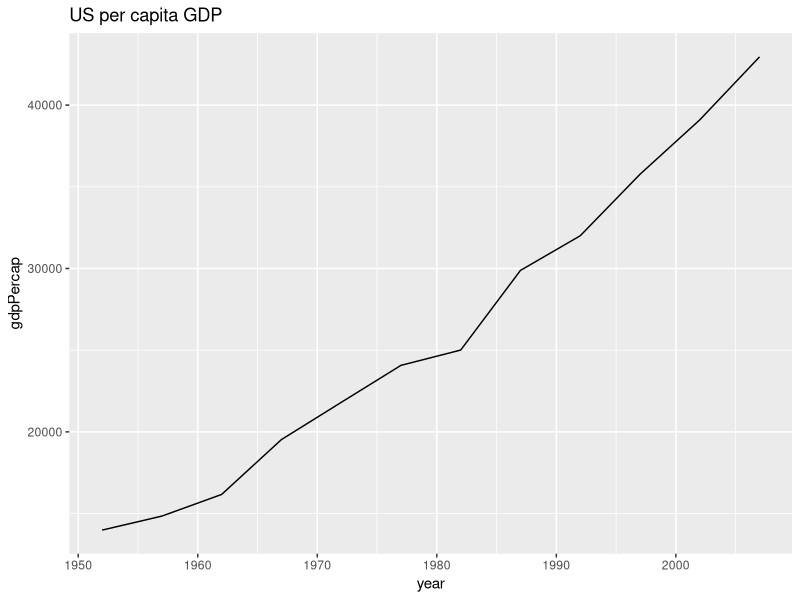
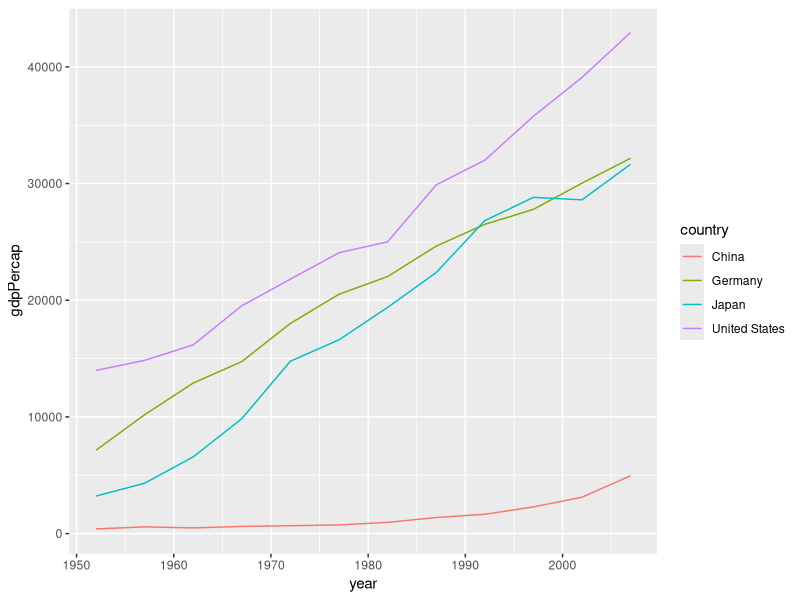
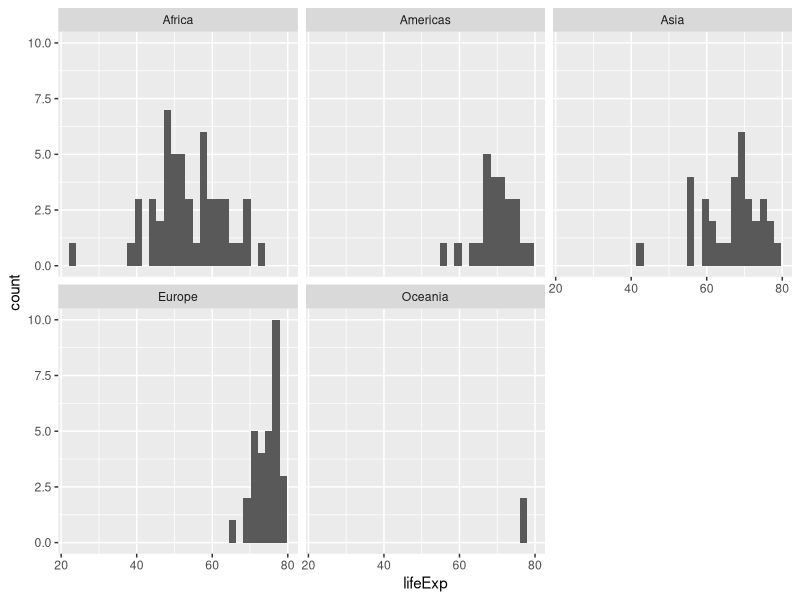

Recreate these plots in R, in order.
## ---- chunk 1
knitr::opts_chunk$set(echo = TRUE)
library(png)
library(grid)
## ---- chunk 2
library(dplyr)
## ---- chunk 3
gap <- read.csv("gapminderData5.csv")
str(gap)
head(gap)
## ---- chunk 4
gap_gdp <- select(gap, country, gdpPercap)
head(gap_gdp)
## ---- chunk 5
gap_nogdp <- select(gap, -gdpPercap)
head(gap_nogdp)
## ---- chunk 6
gap_sub <- select(gap, country:continent)
head(gap_sub)
## ---- chunk 7
select(gap, starts_with("co"))
## ---- chunk 8
filter(gap, lifeExp > 65)
## ---- chunk 9
filter(gap, lifeExp > 65, continent == "Africa")
## ---- chunk 10
filter(gap, lifeExp > 65, continent == "Africa", year == 2007)
## ---- chunk 11
filter(gap, continent %in% c("America","Europe"))
## ---- chunk 12
slice(gap, 20:25)
## ---- chunk 13
gap %>% select(country, gdpPercap) %>% head()
## ---- chunk 14
gap %>% arrange(lifeExp) %>% head()
## ---- chunk 15
gap %>% 
  select(country, year, lifeExp, gdpPercap) %>%
  arrange(lifeExp) %>%
  head()
## ---- chunk 16
gap %>% 
  select(country, year, lifeExp, gdpPercap) %>%
  filter(year == 2002) %>%
  arrange(lifeExp) %>%
  head()
## ---- chunk 17
gap %>% 
  select(country, year, lifeExp, gdpPercap) %>%
  filter(year == 2002) %>%
  arrange(gdpPercap) %>%
  head()
## ---- chunk 18
gap %>% 
  select(country, year, lifeExp, gdpPercap) %>%
  filter(year == 2002) %>%
  arrange(desc(gdpPercap)) %>%
  head()
## ---- chunk 19
gap2002 <- gap %>% 
  select(country, year, lifeExp, gdpPercap) %>%
  filter(year == 2002) %>%
  arrange(desc(gdpPercap)) 
## ---- chunk 20
gap %>%
  distinct(country)
## ---- chunk 21
gap %>% 
  filter(lifeExp < 35) %>%
  distinct(country)
## ---- chunk 22
gap %>% 
  mutate(gdp = gdpPercap*pop)
## ---- chunk 23
gap %>% 
  mutate(gdp = gdpPercap*pop) %>%
  arrange(desc(gdp)) %>%
  head()
## ---- chunk 24
gap %>% 
    summarise(avgLE = mean(lifeExp))
## ---- chunk 25
gap %>% 
    summarise(avgLE = mean(lifeExp),
              sdLE = sd(lifeExp),
              minLE = min(lifeExp),
              maxLE = max(lifeExp))
## ---- chunk 26
gap %>% 
  group_by(country) %>%
  summarise(avgLE = mean(lifeExp),
              sdLE = sd(lifeExp),
              minLE = min(lifeExp),
              maxLE = max(lifeExp))
## ---- chunk 27
gap %>% 
  group_by(country) %>%
  summarise(avgLE = mean(lifeExp),
              sdLE = sd(lifeExp),
              minLE = min(lifeExp),
              maxLE = max(lifeExp)) %>%
  arrange(avgLE)
## ---- chunk 28
library(ggplot2)
gap %>% 
  filter(country=="United States") %>%
  ggplot(aes(x=year, y=gdpPercap)) + geom_line() + ggtitle("US per capita GDP")
## ---- chunk 29
gap %>% 
  filter(country %in% c("United States", "Germany", "Japan", "China")) %>%
  ggplot(aes(x=year, y=gdpPercap, col=country)) + geom_line()
## ---- chunk 30
gap %>% 
  filter(year == 1992) %>%
  ggplot(aes(x=lifeExp)) + geom_histogram() + facet_wrap(~continent)
